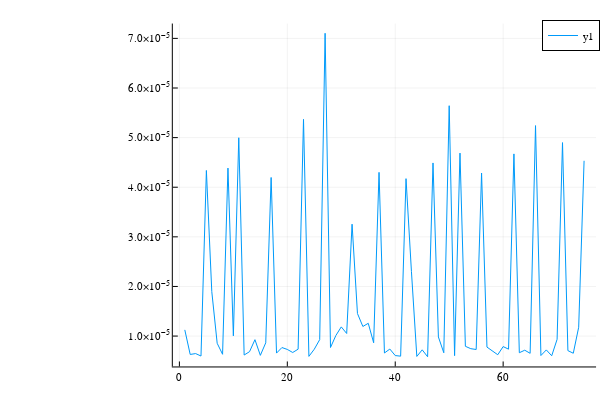

Source (notebook cell):
### Code cell
plot(lhs)

### Figure 1 — Plotly figure (JSON) as saved in the notebook; plotly's stock layout.template omitted (floating-point values rounded to 4 significant figures)
{"data": [{"colorbar": {"title": ""}, "legendgroup": "y1", "line": {"color": "rgba(0, 154, 250, 1.000)", "dash": "solid", "shape": "linear", "width": 1}, "mode": "lines", "name": "y1", "showlegend": true, "type": "scatter", "x": [1, 2, 3, 4, 5, 6, 7, 8, 9, 10, 11, 12, 13, 14, 15, 16, 17, 18, 19, 20, 21, 22, 23, 24, 25, 26, 27, 28, 29, 30, 31, 32, 33, 34, 35, 36, 37, 38, 39, 40, 41, 42, 43, 44, 45, 46, 47, 48, 49, 50, 51, 52, 53, 54, 55, 56, 57, 58, 59, 60, 61, 62, 63, 64, 65, 66, 67, 68, 69, 70, 71, 72, 73, 74, 75], "xaxis": "x", "y": [1.125e-05, 6.297e-06, 6.471e-06, 5.977e-06, 4.338e-05, 1.896e-05, 8.548e-06, 6.328e-06, 4.386e-05, 1.004e-05, 4.997e-05, 6.177e-06, 6.859e-06, 9.271e-06, 6.113e-06, 8.642e-06, 4.196e-05, 6.57e-06, 7.687e-06, 7.309e-06, 6.691e-06, 7.356e-06, 5.368e-05, 5.91e-06, 7.352e-06, 9.282e-06, 7.104e-05, 7.694e-06, 1.012e-05, 1.185e-05, 1.052e-05, 3.255e-05, 1.455e-05, 1.193e-05, 1.257e-05, 8.651e-06, 4.3e-05, 6.594e-06, 7.382e-06, 6.074e-06, 5.949e-06, 4.173e-05, 2.304e-05, 5.896e-06, 7.225e-06, 5.831e-06, 4.489e-05, 9.824e-06, 6.637e-06, 5.643e-05, 6.055e-06, 4.688e-05, 7.938e-06, 7.46e-06, 7.294e-06, 4.286e-05, 7.775e-06, 6.984e-06, 6.237e-06, 7.878e-06, 7.36e-06, 4.672e-05, 6.641e-06, 7.149e-06, 6.527e-06, 5.242e-05, 6.075e-06, 7.209e-06, 6.029e-06, 9.343e-06, 4.899e-05, 7.067e-06, 6.538e-06, 1.178e-05, 4.533e-05], "yaxis": "y", "zmax": null, "zmin": null}], "layout": {"annotations": [], "height": 400, "legend": {"bgcolor": "rgba(255, 255, 255, 1.000)", "bordercolor": "rgba(0, 0, 0, 1.000)", "borderwidth": 1, "font": {"color": "rgba(0, 0, 0, 1.000)", "family": "sans-serif", "size": 11}, "title": {"font": {"color": "rgba(0, 0, 0, 1.000)", "family": "sans-serif", "size": 15}, "text": ""}, "tracegroupgap": 0, "traceorder": "normal", "x": 1, "xanchor": "auto", "y": 1, "yanchor": "auto"}, "margin": {"b": 20, "l": 0, "r": 0, "t": 20}, "paper_bgcolor": "rgba(255, 255, 255, 1.000)", "plot_bgcolor": "rgba(255, 255, 255, 1.000)", "showlegend": true, "width": 600, "xaxis": {"anchor": "y", "domain": [0.288, 0.9934], "gridcolor": "rgba(0, 0, 0, 0.100)", "gridwidth": 0.5, "linecolor": "rgba(0, 0, 0, 1.000)", "mirror": false, "range": [-1.22, 77.22], "showgrid": true, "showline": true, "showticklabels": true, "tickangle": 0, "tickcolor": "rgb(0, 0, 0)", "tickfont": {"color": "rgba(0, 0, 0, 1.000)", "family": "sans-serif", "size": 11}, "tickmode": "array", "ticks": "inside", "ticktext": ["0", "20", "40", "60"], "tickvals": [0, 20, 40, 60], "title": "", "titlefont": {"color": "rgba(0, 0, 0, 1.000)", "family": "sans-serif", "size": 15}, "type": "-", "visible": true, "zeroline": false, "zerolinecolor": "rgba(0, 0, 0, 1.000)"}, "yaxis": {"anchor": "x", "domain": [0.03762, 0.9902], "gridcolor": "rgba(0, 0, 0, 0.100)", "gridwidth": 0.5, "linecolor": "rgba(0, 0, 0, 1.000)", "mirror": false, "range": [3.875e-06, 7.299e-05], "showgrid": true, "showline": true, "showticklabels": true, "tickangle": 0, "tickcolor": "rgb(0, 0, 0)", "tickfont": {"color": "rgba(0, 0, 0, 1.000)", "family": "sans-serif", "size": 11}, "tickmode": "array", "ticks": "inside", "ticktext": ["1.0×10<sup>−5</sup>", "2.0×10<sup>−5</sup>", "3.0×10<sup>−5</sup>", "4.0×10<sup>−5</sup>", "5.0×10<sup>−5</sup>", "6.0×10<sup>−5</sup>", "7.0×10<sup>−5</sup>"], "tickvals": [1e-05, 2e-05, 3e-05, 4e-05, 5e-05, 6e-05, 7e-05], "title": "", "titlefont": {"color": "rgba(0, 0, 0, 1.000)", "family": "sans-serif", "size": 15}, "type": "-", "visible": true, "zeroline": false, "zerolinecolor": "rgba(0, 0, 0, 1.000)"}}}
